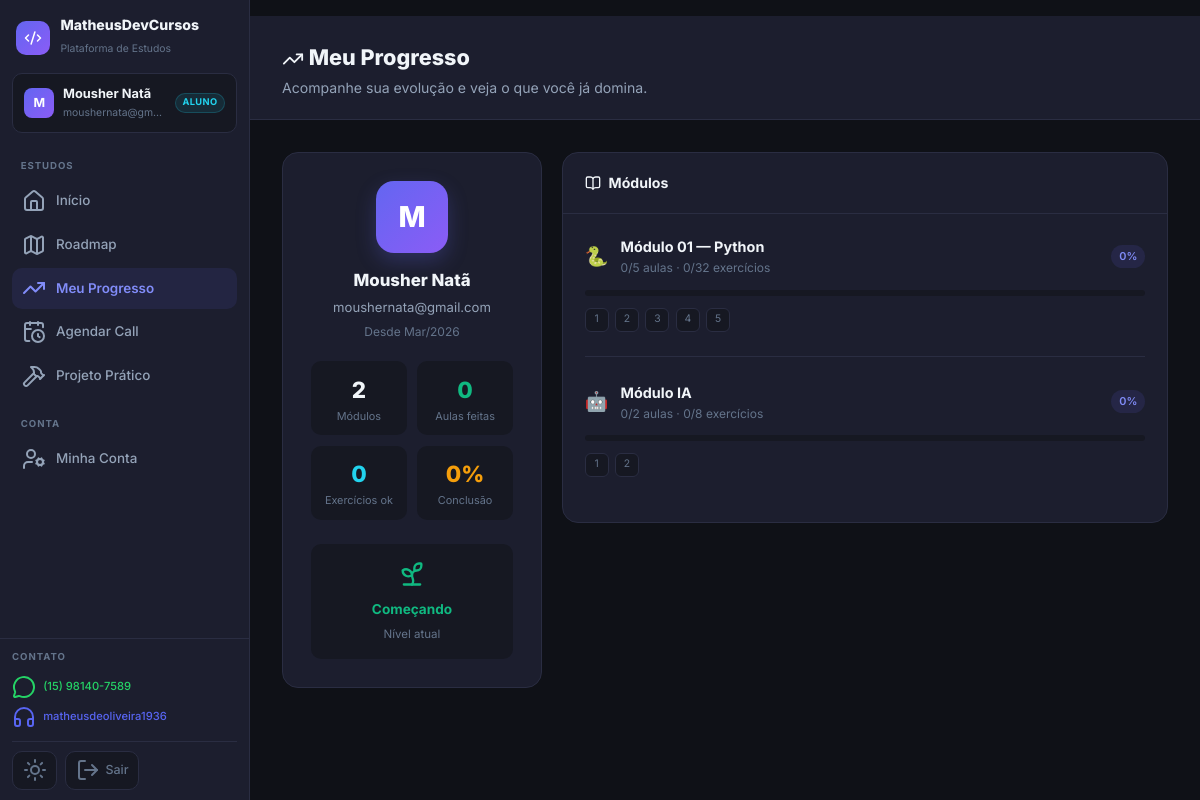
The page /profile (signed in) on the database its author committed.
### app.py (models this page shows)
class User(UserMixin, db.Model):
    id = db.Column(db.Integer, primary_key=True)
    username = db.Column(db.String(80), unique=True, nullable=False)
    email = db.Column(db.String(120), unique=True, nullable=True)
    password_hash = db.Column(db.String(200), nullable=False)
    role = db.Column(db.String(20), default='student')
    created_at = db.Column(db.DateTime, default=datetime.utcnow)
    is_active_user = db.Column(db.Boolean, default=True)
    modules = db.relationship('UserModule', backref='user', lazy=True, cascade='all, delete-orphan')
    progress = db.relationship('LessonProgress', backref='user', lazy=True, cascade='all, delete-orphan')
    submissions = db.relationship('ExerciseSubmission', backref='user', lazy=True, cascade='all, delete-orphan')

class Module(db.Model):
    id = db.Column(db.Integer, primary_key=True)
    name = db.Column(db.String(200), nullable=False)
    short_name = db.Column(db.String(80))
    description = db.Column(db.Text)
    price = db.Column(db.Float, default=0.0)
    duration = db.Column(db.String(100))
    level = db.Column(db.String(50))
    color = db.Column(db.String(20), default='purple')
    icon = db.Column(db.String(10), default='🐍')
    is_active = db.Column(db.Boolean, default=True)
    lessons = db.relationship('Lesson', backref='module', lazy=True, order_by='Lesson.order')
    users = db.relationship('UserModule', backref='module', lazy=True)

class Lesson(db.Model):
    id = db.Column(db.Integer, primary_key=True)
    module_id = db.Column(db.Integer, db.ForeignKey('module.id'), nullable=False)
    title = db.Column(db.String(200), nullable=False)
    subtitle = db.Column(db.String(200))
    content = db.Column(db.Text)
    week_number = db.Column(db.Integer, default=1)
    order = db.Column(db.Integer, default=1)
    duration_minutes = db.Column(db.Integer, default=60)
    exercises = db.relationship('Exercise', backref='lesson', lazy=True, order_by='Exercise.order')
    progress_records = db.relationship('LessonProgress', backref='lesson', lazy=True)

### app.py (the view)
@app.route('/profile')
@login_required
def profile():
    if current_user.role == 'admin':
        return redirect(url_for('admin_dashboard'))
    user_modules = UserModule.query.filter_by(user_id=current_user.id).all()
    total_lessons = total_completed = total_ex = total_passed = 0
    modules_summary = []
    for um in user_modules:
        mod = um.module
        t = len(mod.lessons)
        lesson_ids = [l.id for l in mod.lessons]
        c = LessonProgress.query.filter_by(user_id=current_user.id)\
            .filter(LessonProgress.lesson_id.in_(lesson_ids)).count() if lesson_ids else 0
        all_ex = [ex for l in mod.lessons for ex in l.exercises]
        ex_ids = [e.id for e in all_ex]
        passed = ExerciseSubmission.query.filter_by(user_id=current_user.id, passed=True)\
            .filter(ExerciseSubmission.exercise_id.in_(ex_ids)).count() if ex_ids else 0
        total_lessons += t; total_completed += c
        total_ex += len(all_ex); total_passed += passed
        modules_summary.append({'module': mod, 'completed': c, 'total': t,
                                 'progress': int(c/t*100) if t else 0,
                                 'ex_passed': passed, 'ex_total': len(all_ex)})
    recent = ExerciseSubmission.query.filter_by(user_id=current_user.id)\
        .order_by(ExerciseSubmission.submitted_at.desc()).limit(8).all()
    stats = {'modules': len(user_modules), 'completed_lessons': total_completed,
             'total_lessons': total_lessons, 'passed_ex': total_passed, 'total_ex': total_ex}
    return render_template('student/profile.html', stats=stats,
                           modules_summary=modules_summary, recent=recent)

### app.py (called while the page is built)
@login_manager.user_loader
def load_user(user_id):
    return User.query.get(int(user_id))

### templates/student/profile.html (shortened to what this page needs)
{% extends "base.html" %}
{% block content %}
<div class="page-header">
  <div class="page-header-inner" style="display:flex;align-items:center;justify-content:space-between;">
    <div>
      <h1><i data-lucide="trending-up" style="width:22px;height:22px;display:inline;vertical-align:middle;"></i> Meu Progresso</h1>
      <p>Acompanhe sua evolução e veja o que você já domina.</p>
    </div>
  </div>
</div>
<div class="page-body">
<div class="page-body-inner">
  <div class="profile-grid">
    <div>
      <div class="profile-card">
        <div class="profile-avatar">{{ current_user.username[0].upper() }}</div>
        <h2>{{ current_user.username }}</h2>
        <p>{{ current_user.email or 'Aluno' }}</p>
        <p style="font-size:0.75rem; color:var(--text3); margin-top:0.25rem;">
          Desde {{ current_user.created_at.strftime('%b/%Y') }}
        </p>
        <div class="profile-stats">
          <div class="profile-stat">
            <span class="val">{{ stats.modules }}</span>
            <span class="lbl">Módulo{{ 's' if stats.modules != 1 }}</span>
          </div>
          <div class="profile-stat">
            <span class="val" style="color:var(--green);">{{ stats.completed_lessons }}</span>
            <span class="lbl">Aulas feitas</span>
          </div>
          <div class="profile-stat">
            <span class="val" style="color:var(--cyan);">{{ stats.passed_ex }}</span>
            <span class="lbl">Exercícios ok</span>
          </div>
          <div class="profile-stat">
            <span class="val" style="color:var(--orange);">
              {% if stats.total_lessons > 0 %}{{ ((stats.completed_lessons / stats.total_lessons) * 100)|int }}%{% else %}0%{% endif %}
            </span>
            <span class="lbl">Conclusão</span>
          </div>
        </div>
        {% set pct = ((stats.completed_lessons / stats.total_lessons) * 100)|int if stats.total_lessons > 0 else 0 %}
        <div style="margin-top:1.5rem; padding:1rem; background:var(--bg2); border-radius:var(--radius); text-align:center;">
          {% if pct == 100 %}
            <i data-lucide="trophy" style="width:28px;height:28px;color:var(--orange);"></i>
            <div style="font-size:0.85rem; font-weight:700; color:var(--orange); margin-top:0.25rem;">Mestre!</div>
          {% elif pct >= 75 %}
            <i data-lucide="award" style="width:28px;height:28px;color:var(--cyan);"></i>
            <div style="font-size:0.85rem; font-weight:700; color:var(--cyan); margin-top:0.25rem;">Avançado</div>
          {% elif pct >= 50 %}
            <i data-lucide="star" style="width:28px;height:28px;color:var(--primary-light);"></i>
            <div style="font-size:0.85rem; font-weight:700; color:var(--primary-light); margin-top:0.25rem;">Intermediário</div>
          {% elif pct >= 25 %}
            <i data-lucide="flame" style="width:28px;height:28px;color:var(--text2);"></i>
            <div style="font-size:0.85rem; font-weight:700; color:var(--text2); margin-top:0.25rem;">Iniciando</div>
          {% else %}
            <i data-lucide="sprout" style="width:28px;height:28px;color:var(--green);"></i>
            <div style="font-size:0.85rem; font-weight:700; color:var(--green); margin-top:0.25rem;">Começando</div>
          {% endif %}
          <div style="font-size:0.72rem; color:var(--text3); margin-top:0.25rem;">Nível atual</div>
        </div>
      </div>
    </div>
    <div>
      <div class="section-card" style="margin-bottom:1.25rem;">
        <div class="section-card-header"><i data-lucide="book-open" style="width:16px;height:16px;display:inline;vertical-align:middle;"></i> Módulos</div>
        <div class="section-card-body">
          {% for item in modules_summary %}
            <div style="margin-bottom:1.5rem; {% if not loop.last %}padding-bottom:1.5rem; border-bottom:1px solid var(--border);{% endif %}">
              <div style="display:flex; align-items:center; gap:0.75rem; margin-bottom:0.75rem;">
                <span style="font-size:1.2rem;">{{ item.module.icon }}</span>
                <div style="flex:1;">
                  <div style="font-size:0.9rem; font-weight:700; color:var(--text);">{{ item.module.short_name or item.module.name }}</div>
                  <div style="font-size:0.75rem; color:var(--text3);">{{ item.completed }}/{{ item.total }} aulas · {{ item.ex_passed }}/{{ item.ex_total }} exercícios</div>
                </div>
                <span class="badge {{ 'badge-green' if item.progress == 100 else 'badge-blue' if item.progress >= 50 else 'badge-purple' }}">
                  {{ item.progress }}%
                </span>
              </div>
              <div class="progress-bar-track" style="height:6px;">
              </div>
              {% if item.total > 0 %}
                <div style="display:flex; gap:0.4rem; margin-top:0.75rem; flex-wrap:wrap;">
                  {% for lesson in item.module.lessons %}
                    {% set done = lesson.id in (current_user.progress | map(attribute='lesson_id') | list) %}
                    <div style="width:24px; height:24px; border-radius:6px; background:{{ 'rgba(16,185,129,0.25)' if done else 'var(--bg2)' }}; border:1px solid {{ 'rgba(16,185,129,0.4)' if done else 'var(--border)' }}; display:flex; align-items:center; justify-content:center; font-size:0.65rem; color:{{ 'var(--green)' if done else 'var(--text3)' }};" title="{{ lesson.title }}">
                      {{ '✓' if done else loop.index }}
                    </div>
                  {% endfor %}
                </div>
              {% endif %}
            </div>
          {% else %}
            <p style="color:var(--text3); font-size:0.85rem;">Nenhum módulo disponível.</p>
          {% endfor %}
        </div>
      </div>
    </div>
  </div>
</div>
</div>
{% endblock %}

### templates/base.html (shortened to what this page needs)
<!DOCTYPE html>
<html lang="pt-BR">
<head>
  <link rel="stylesheet" href="{{ url_for('static', filename='css/style.css') }}">
  <link rel="stylesheet" href="https://cdnjs.cloudflare.com/ajax/libs/codemirror/5.65.16/codemirror.min.css">
  <link rel="stylesheet" href="https://cdnjs.cloudflare.com/ajax/libs/codemirror/5.65.16/theme/dracula.min.css">
</head>
<body>
<div class="app-layout">
  <aside class="sidebar" id="sidebar">
    <div class="sb-brand">
      <a href="{{ url_for('index') }}" class="sb-brand-link">
        <div class="sb-brand-icon"><i data-lucide="code-2" style="width:18px;height:18px;color:#fff;"></i></div>
        <div class="sb-brand-text">
          <strong>MatheusDevCursos</strong>
          <span>Plataforma de Estudos</span>
        </div>
      </a>
    </div>
    <div class="sb-user">
      <div class="sb-user-avatar">{{ current_user.username[0].upper() }}</div>
      <div class="sb-user-info">
        <strong>{{ current_user.username }}</strong>
        <small>{{ current_user.email or '' }}</small>
      </div>
      {% if current_user.role == 'admin' %}
        <span class="sb-badge sb-badge-admin">Admin</span>
      {% else %}
        <span class="sb-badge sb-badge-student">Aluno</span>
      {% endif %}
    </div>
    <nav class="sb-nav">
      {% if current_user.role == 'admin' %}
        <div class="sb-section-label">Administração</div>
        <a href="{{ url_for('admin_dashboard') }}" class="sb-link{{ ' active' if request.endpoint == 'admin_dashboard' }}">
          <i data-lucide="layout-dashboard"></i><span>Dashboard</span>
        </a>
        <a href="{{ url_for('admin_students') }}" class="sb-link{{ ' active' if request.endpoint in ['admin_students', 'admin_student_detail'] }}">
          <i data-lucide="users"></i><span>Alunos</span>
        </a>
        <a href="{{ url_for('admin_revenue') }}" class="sb-link{{ ' active' if request.endpoint == 'admin_revenue' }}">
          <i data-lucide="wallet"></i><span>Receita</span>
        </a>
        <a href="{{ url_for('admin_calls') }}" class="sb-link{{ ' active' if request.endpoint == 'admin_calls' }}">
          <i data-lucide="calendar-clock"></i><span>Calls</span>
        </a>
        <a href="{{ url_for('admin_projetos') }}" class="sb-link{{ ' active' if request.endpoint == 'admin_projetos' }}">
          <i data-lucide="hammer"></i><span>Projetos</span>
        </a>
      {% else %}
        <div class="sb-section-label">Estudos</div>
        <a href="{{ url_for('dashboard') }}" class="sb-link{{ ' active' if request.endpoint == 'dashboard' }}">
          <i data-lucide="home"></i><span>Início</span>
        </a>
        <a href="{{ url_for('roadmap') }}" class="sb-link{{ ' active' if request.endpoint == 'roadmap' }}">
          <i data-lucide="map"></i><span>Roadmap</span>
        </a>
        <a href="{{ url_for('profile') }}" class="sb-link{{ ' active' if request.endpoint == 'profile' }}">
          <i data-lucide="trending-up"></i><span>Meu Progresso</span>
        </a>
        <a href="{{ url_for('schedule_call') }}" class="sb-link{{ ' active' if request.endpoint == 'schedule_call' }}">
          <i data-lucide="calendar-clock"></i><span>Agendar Call</span>
        </a>
        <a href="{{ url_for('projeto_pratico') }}" class="sb-link{{ ' active' if request.endpoint == 'projeto_pratico' }}">
          <i data-lucide="hammer"></i><span>Projeto Prático</span>
        </a>
        <div class="sb-section-label" style="margin-top:0.5rem;">Conta</div>
        <a href="{{ url_for('minha_conta') }}" class="sb-link{{ ' active' if request.endpoint == 'minha_conta' }}">
          <i data-lucide="user-cog"></i><span>Minha Conta</span>
        </a>
      {% endif %}
    </nav>
    <div class="sb-footer">
      <div class="sb-contact">
        <div class="sb-section-label" style="padding:0;margin-bottom:0.45rem;">Contato</div>
        <a href="https://wa.me/5515981407589" target="_blank" class="sb-contact-link sb-wa">
          <i data-lucide="message-circle"></i> (15) 98140-7589
        </a>
        <a href="https://discord.com/users/matheusdeoliveira1936" target="_blank" class="sb-contact-link sb-dc">
          <i data-lucide="headphones"></i> matheusdeoliveira1936
        </a>
      </div>
      <div class="sb-actions">
        <button class="sb-action-btn" onclick="toggleTheme()" title="Alternar tema">
          <i data-lucide="sun" class="theme-icon-light"></i>
        </button>
        <a href="{{ url_for('logout') }}" class="sb-action-btn sb-logout" title="Sair">
          <i data-lucide="log-out"></i>
          <span>Sair</span>
        </a>
      </div>
    </div>
  </aside>
  <main class="main-content">
    <div style="padding: 0 2rem; padding-top: 1rem; max-width:1100px; margin:0 auto;">
    </div>
    {% block content %}{% endblock %}
  </main>
</div>
</body>
</html>

### rows shown on the page
User: username "M", username "Mousher Natã", email "moushernata@gm…", email "moushernata@gmail.com", created_at "Mar/2026"
Module: module.icon "🐍", module "Módulo 01 — Python"
Lesson: index "1"
Lesson: index "2"
Lesson: index "3"
Lesson: index "4"
Lesson: index "5"
Module: module.icon "🤖", module "Módulo IA"
Lesson: index "1"
Lesson: index "2"

### other values the page prints
{{ stats.modules }} "2"
{{ 's' if stats.modules != 1 }} "s"
{{ stats.completed_lessons }} "0"
{{ stats.passed_ex }} "0"
{{ ((stats.completed_lessons / stats.total_lessons) * 100)|int }} "0"
{{ item.completed }} "0" "0"
{{ item.total }} "5" "2"
{{ item.ex_passed }} "0" "0"
{{ item.ex_total }} "32" "8"
{{ item.progress }} "0" "0"
